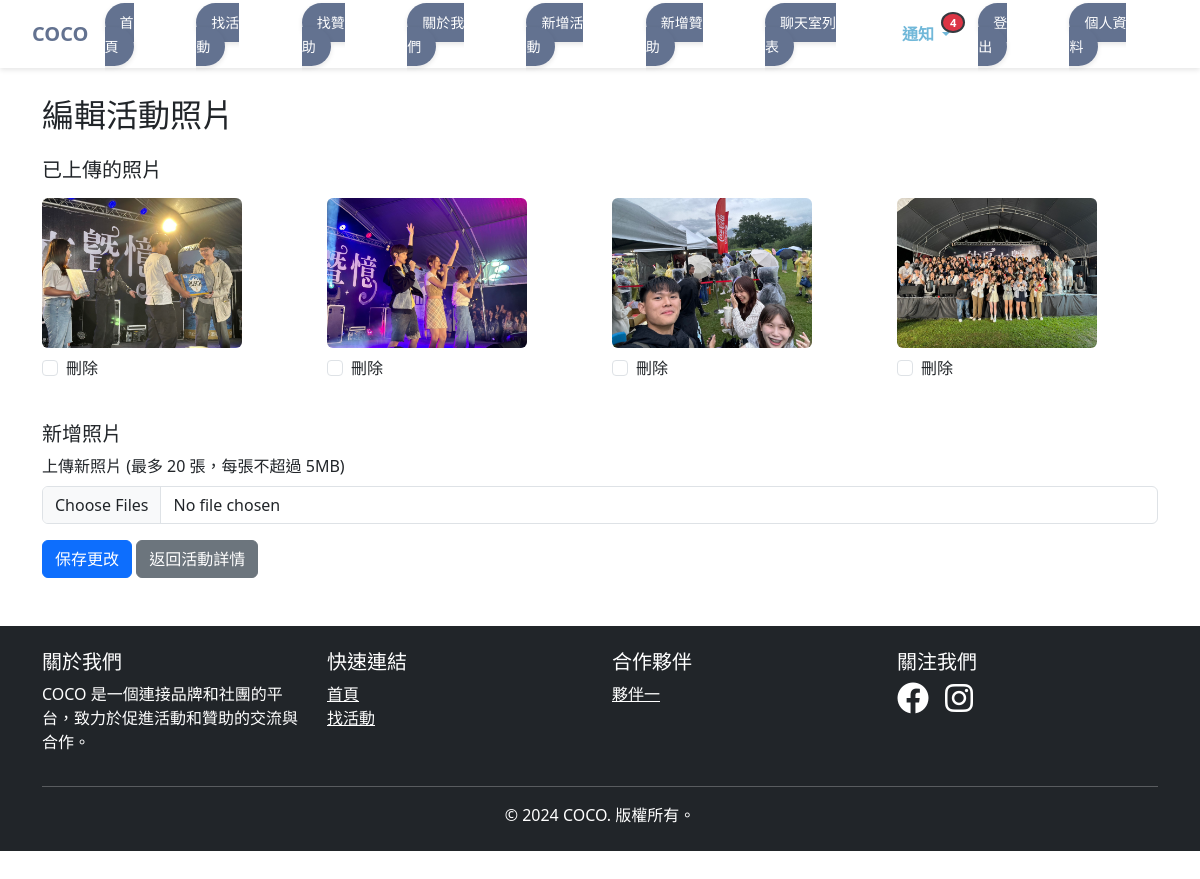
Before: /activity/24/edit_photos/ (signed in) with the older database file.
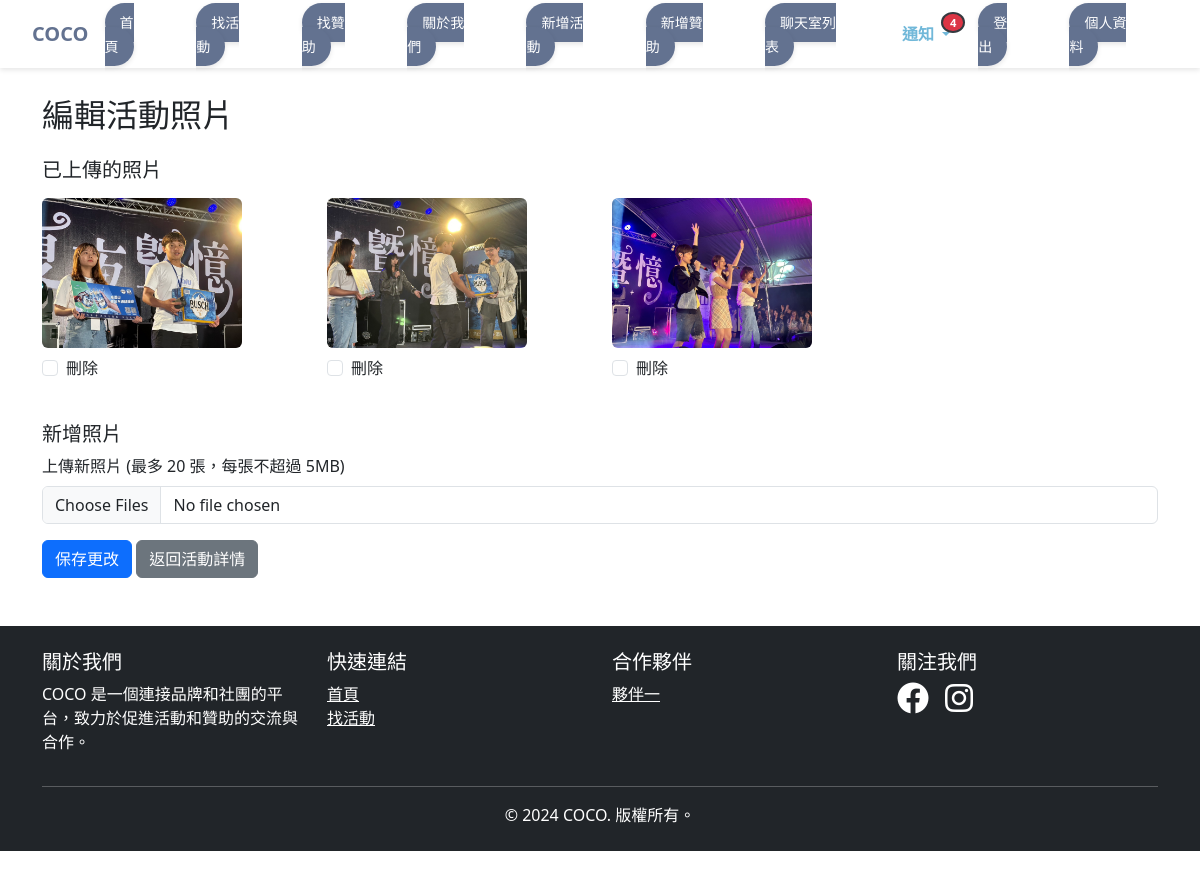
After: the same page with the newer database file.
### events/models.py (models this page shows)
class Photo(models.Model):
    activity = models.ForeignKey(Activitynew, related_name="photos", on_delete=models.CASCADE)
    image = models.ImageField(upload_to="activity_photos/")
    uploaded_at = models.DateTimeField(auto_now_add=True)

### events/views.py (the view, shortened to what this page needs)
# urls.py: path('activity/<int:activity_id>/edit_photos/', views.edit_activity_photos, name='edit_activity_photos'),
@login_required
def edit_activity_photos(request, activity_id):
    activity = get_object_or_404(Activitynew, id=activity_id)
    if request.user != activity.organizer and not request.user.is_staff:
        messages.error(request, "您無權編輯此活動的照片。")
        return redirect('activity_detail', activity_id=activity_id)
    return render(request, 'events/edit_activity_photos.html', {'activity': activity})

### events/context_processors.py (called while the page is built)
def notifications(request):
    if request.user.is_authenticated:
        notifications = Notification.objects.filter(user=request.user).order_by('-created_at')
        unread_count = notifications.filter(is_read=False).count()
        return {
            'notifications': notifications[:5],  # 只在這裡進行切片
            'unread_notifications_count': unread_count
        }
    return {}

### events/templates/events/edit_activity_photos.html (shortened to what this page needs)
{% extends "base.html" %}
{% load static %}
{% block content %}
<div class="container my-5">
    <h2 class="mb-4">編輯活動照片</h2>
    <form method="POST" enctype="multipart/form-data" action="{% url 'edit_activity_photos' activity.id %}">
        <h5 class="mb-3">已上傳的照片</h5>
        <div class="row">
            {% for photo in activity.photos.all %}
                <div class="col-md-3 mb-3">
                    <img src="{{ photo.image.url }}" alt="已上傳照片" class="img-fluid rounded mb-2" style="max-height: 150px; object-fit: cover;">
                    <div class="form-check">
                        <input type="checkbox" name="delete_photos" value="{{ photo.id }}" id="photo-{{ photo.id }}" class="form-check-input">
                        <label for="photo-{{ photo.id }}" class="form-check-label">刪除</label>
                    </div>
                </div>
            {% endfor %}
        </div>
        <h5 class="mt-4">新增照片</h5>
        <div class="mb-3">
            <label for="newPhotos" class="form-label">上傳新照片 (最多 20 張，每張不超過 5MB)</label>
            <input type="file" name="new_photos" id="newPhotos" class="form-control" multiple>
        </div>
        <button type="submit" class="btn btn-primary">保存更改</button>
        <a href="{% url 'activity_detail' activity.id %}" class="btn btn-secondary">返回活動詳情</a>
    </form>
</div>
{% endblock %}

### events/templates/base.html (shortened to what this page needs)
{% load django_bootstrap5 %}
{% load notification_tags %}
{% load static %}
<!DOCTYPE html>
<html lang="zh-Hant" data-bs-theme="auto">
<head>
    <link href="{% static 'css/styles.css' %}" rel="stylesheet">
    {% bootstrap_css %}
    <link rel="stylesheet" href="https://cdnjs.cloudflare.com/ajax/libs/font-awesome/6.0.0-beta3/css/all.min.css">
    <link rel="stylesheet" href="https://unpkg.com/leaflet@1.7.1/dist/leaflet.css" />
</head>
<body>
<header data-bs-theme="dark">
  <nav class="navbar navbar-expand-lg navbar-dark fixed-top custom-navbar">
    <div class="container-fluid">
      <a class="navbar-brand" href="{% url 'event_list' %}">COCO</a>
      <div
        class="offcanvas offcanvas-end"
        tabindex="-1"
        id="offcanvasNavbar"
        aria-labelledby="offcanvasNavbarLabel"
      >
        <div class="offcanvas-body">
          <ul class="navbar-nav justify-content-start flex-grow-1 pe-3">
            <li class="nav-item">
              <a class="nav-button" href="{% url 'event_list' %}">首頁</a>
            </li>
            <li class="nav-item">
              <a class="nav-button" href="{% url 'activitynew_list' %}">找活動</a>
            </li>
            <li class="nav-item">
              <a class="nav-button" href="{% url 'sponsorship_list' %}">找贊助</a>
            </li>
            <li class="nav-item">
              <a class="nav-button" href="{% url 'about_us' %}">關於我們</a>
            </li>
            <li class="nav-item">
              <a class="nav-button" href="{% url 'add_activity' %}">新增活動</a>
            </li>
            <li class="nav-item">
              <a class="nav-button" href="{% url 'add_sponsorship' %}">新增贊助</a>
            </li>
            <li class="nav-item">
              <a class="nav-button" href="{% url 'chatroom_list' %}">聊天室列表</a>
            </li>
          </ul>
          <ul class="navbar-nav ms-auto">
            <li class="nav-item dropdown">
              <a
                class="nav-link dropdown-toggle position-relative"
                href="#"
                id="navbarDropdownMenuLink"
                role="button"
                data-bs-toggle="dropdown"
                aria-expanded="false"
              >
                通知
                {% if unread_notifications_count > 0 %}
                <span class="badge bg-danger notification-badge">
                  {{ unread_notifications_count }}
                </span>
                {% endif %}
              </a>
            </li>
            {% if user.is_authenticated %}
            <li class="nav-item">
              <a href="{% url 'logout' %}" class="nav-button">登出</a>
            </li>
            <li class="nav-item">
              <a href="{% url 'profile' %}" class="nav-button">個人資料</a>
            </li>
            {% endif %}
          </ul>
        </div>
      </div>
    </div>
  </nav>
</header>
<main>
    {% block content %}
    {% endblock %}
</main>
<footer class="bg-dark text-white mt-5">
    <div class="container py-4">
        <div class="row">
            <div class="col-md-3"><h5>關於我們</h5><p>COCO 是一個連接品牌和社團的平台，致力於促進活動和贊助的交流與合作。</p></div>
            <div class="col-md-3"><h5>快速連結</h5><ul class="list-unstyled"><li><a href="{% url 'event_list' %}" class="text-white">首頁</a></li><li><a href="#" class="text-white">找活動</a></li></ul></div>
            <div class="col-md-3"><h5>合作夥伴</h5><ul class="list-unstyled"><li><a href="#" class="text-white">夥伴一</a></li></ul></div>
            <div class="col-md-3"><h5>關注我們</h5><a href="#" class="text-white me-3"><i class="fab fa-facebook fa-2x"></i></a><a href="#" class="text-white"><i class="fab fa-instagram fa-2x"></i></a></div>
        </div>
        <hr class="bg-white">
        <div class="text-center"><p class="mb-0">&copy; 2024 COCO. 版權所有。</p></div>
    </div>
</footer>
</body>
</html>

### events/static/css/styles.css (style rules this page uses)
body { padding-top: 3rem; padding-bottom: 3rem; color: rgb(var(--bs-tertiary-color-rgb)); }
.custom-navbar { background-color: rgba(0, 0, 0, 0.4); }

### events/templates/base.html (style rules this page uses)
.navbar-brand { color: #637290 !important; font-weight: bold; text-transform: uppercase; }
.custom-navbar { background: rgba(255, 255, 255, 0.8); box-shadow: 0 2px 5px rgba(0, 0, 0, 0.1); padding: 10px 20px; }
.nav-button { background-color: #637290; border: none; color: white; border-radius: 25px; padding: 10px 20px; font-size: 14px; font-weight: 500; text-decoration: none; cursor: pointer; transition: all 0.3s ease; box-shadow: 0 2px 5px rgba(0, 0, 0, 0.1); margin: 10px 15px 10px 0; }
.navbar-nav .nav-link { font-weight: 500; color: white !important; transition: color 0.3s ease; }
@media (min-width: 1200px) { .navbar-nav { flex-direction: row; align-items: center; gap: 20px; } }
@media (min-width: 1200px) { .nav-item { display: inline-block; } }
@media (min-width: 1200px) { .nav-button { padding: 10px 15px; border-radius: 25px; background-color: #637290; color: white; text-decoration: none; font-size: 14px; font-weight: 500; transition: background-color 0.3s, transform 0.3s; } }
@media (min-width: 1200px) { .notification-badge { margin-left: 5px; } }
.nav-item.dropdown > .nav-link { color: #71b8d9 !important; font-weight: bold; transition: all 0.3s ease; }
.notification-badge { position: absolute; top: 0; right: -5px; font-size: 0.7rem; padding: 0.25em 0.6em; border-radius: 50%; box-shadow: 0 0 0 2px #343a40; animation: pulse 2s infinite; }

Changed rows visible on the page:
removed Photo: image (picture)
removed Photo: image (picture)
added Photo: image (picture)
